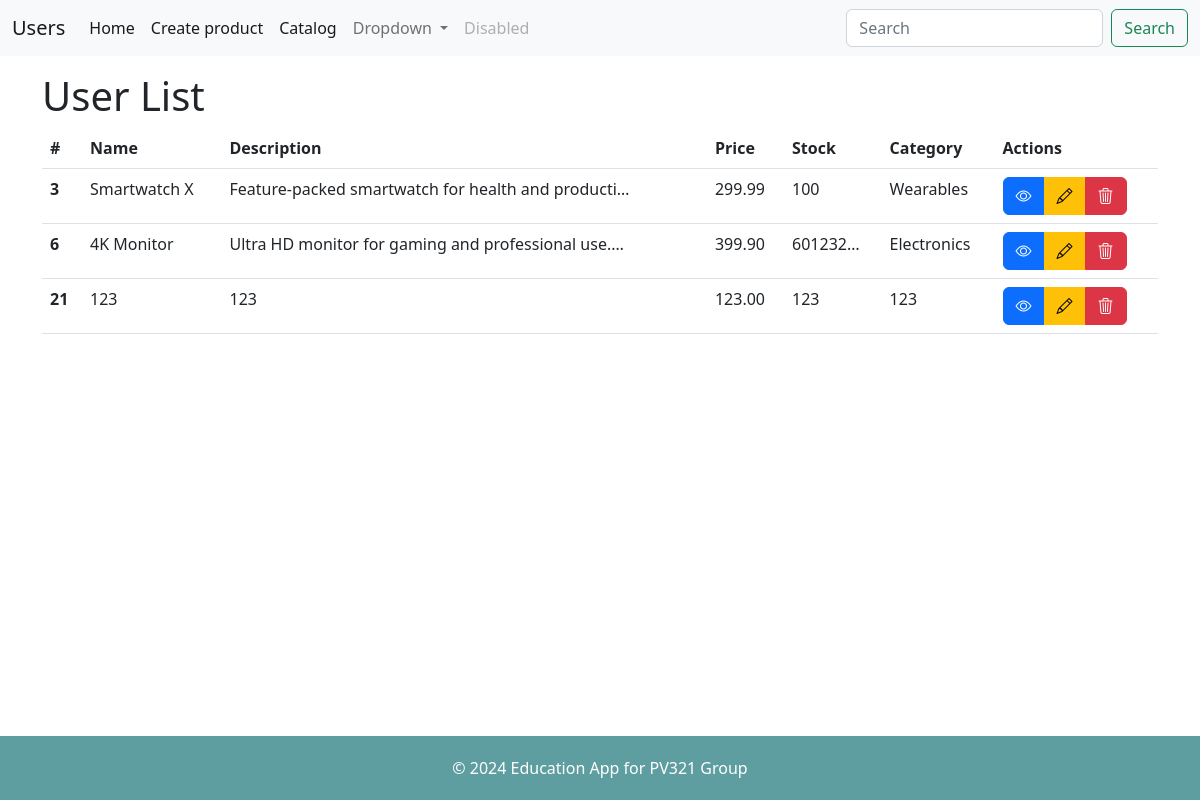
The page /products/home/ on the database as committed earlier.
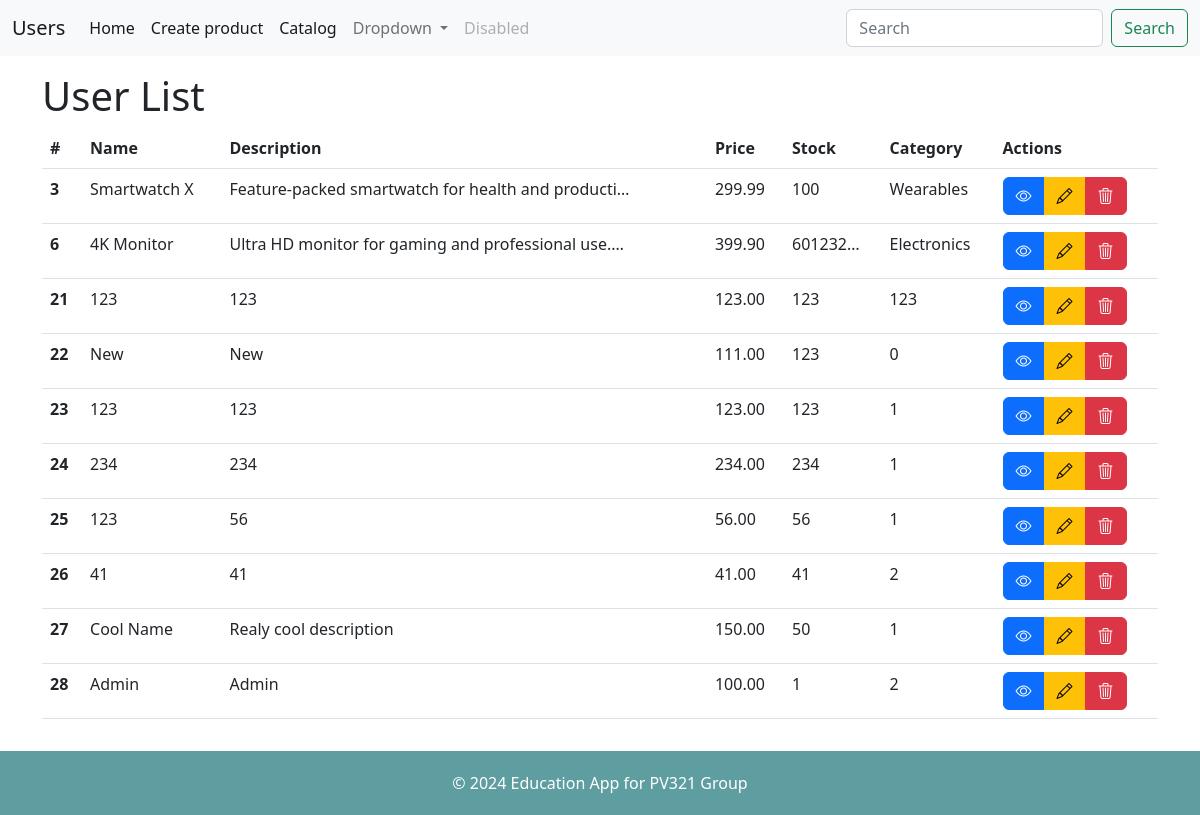
The same page on the database as committed later.
### products/models.py (models this page shows, shortened)
class Product(models.Model):
    CATEGORY_CHOICES = [
        (0, '1stCategory'),
        (1, '2stCategory'),
        (2, '3stCategory'),
    ]
    name = models.CharField(max_length=255)
    description = models.TextField()
    price = models.DecimalField(max_digits=10, decimal_places=2)
    stock = models.PositiveIntegerField()
    category = models.IntegerField(choices=CATEGORY_CHOICES, default=0)
    photo = models.ImageField(blank=True, null=True)

### products/views.py (the view)
# urls.py: 2. Add a URL to urlpatterns:  path('', views.home, name='home')
def home(request):
    products = Product.objects.all()
    return render(request, "index.html", {"products": products})

### products/templates/index.html (shortened to what this page needs)
{% extends "_layout.html" %}
{% block content %}
<h1>User List</h1>
<table class="table">
    <thead>
        <tr>
            <th scope="col">#</th>
            <th scope="col">Name</th>
            <th scope="col">Description</th>
            <th scope="col">Price</th>
            <th scope="col">Stock</th>
            <th scope="col">Category</th>
            <th scope="col">Actions</th>
        </tr>
    </thead>
    <tbody>
        {% for product in products %}
        <tr>
            <th scope="row">{{product.id}}</th>
            <td>{{product.name | truncatechars:15}}</td>
            <td>{{product.description | truncatechars:50}}</td>
            <td>{{product.price| truncatechars:7}}</td>
            <td>{{product.stock| truncatechars:7}}</td>
            <td>{{product.category| truncatechars:15}}</td>
            <td>
                <div class="btn-group" role="group">
                        <a type="button" class="btn btn-primary" href="{% url 'details' product.id %}">
                            <i class="bi bi-eye"></i>
                        </a>
                        <a class="btn btn-warning" href="{% url 'edit' product.id%}">
                            <i class="bi bi-pencil"></i>
                        </a>
                        <a type="button" class="btn btn-danger" href="{% url 'delete' product.id %}">
                            <i class="bi bi-trash3"></i>
                        </a>
                </div>
            </td>
        </tr>
        {% endfor %}
    </tbody>
</table>
{% endblock %}

### products/templates/_layout.html (shortened to what this page needs)
{% load static %}
<!DOCTYPE html>
<html lang="en">
<head>
    <link href="https://cdn.jsdelivr.net/npm/bootstrap@5.2.3/dist/css/bootstrap.min.css" rel="stylesheet"
>
    <link rel="stylesheet" href="https://cdn.jsdelivr.net/npm/bootstrap-icons@1.11.3/font/bootstrap-icons.min.css">
    <link rel="stylesheet" href="{% static 'style.css' %}">
</head>
<body>
    <nav class="navbar navbar-expand-lg bg-light">
        <div class="container-fluid">
            <a class="navbar-brand" href="#">Users</a>
            <div class="collapse navbar-collapse" id="navbarSupportedContent">
                <ul class="navbar-nav me-auto mb-2 mb-lg-0">
                    <li class="nav-item">
                        <a class="nav-link active" href="/products/list">Home</a>
                    </li>
                    <li class="nav-item">
                        <a class="nav-link active" href="/products/create">Create product</a>
                    </li>
                    <li class="nav-item">
                        <a class="nav-link active" href="/products/catalog">Catalog</a>
                    </li>
                    <li class="nav-item dropdown">
                        <a class="nav-link dropdown-toggle" href="#" role="button" data-bs-toggle="dropdown"
                            aria-expanded="false">
                            Dropdown
                        </a>
                    </li>
                    <li class="nav-item">
                        <a class="nav-link disabled">Disabled</a>
                    </li>
                </ul>
                <form class="d-flex" role="search">
                    <input class="form-control me-2" type="search" placeholder="Search" aria-label="Search">
                    <button class="btn btn-outline-success" type="submit">Search</button>
                </form>
            </div>
        </div>
    </nav>
    <div class="container my-3">
        <main>
            {% block content %}{% endblock %}
        </main>
    </div>
    <footer class="text-center" style="background-color: cadetblue;">
        <span>&copy; 2024 Education App for PV321 Group</span>
    </footer>
</body>
</html>

### products/static/style.css (style rules this page uses)
body { display: flex; flex-direction: column; min-height: 100vh; }
body>.container { flex-grow: 1; }
footer { background-color: rgb(60, 60, 60); padding: 20px; color: white; text-align: center; }

Rows that differ between the two databases and show on the page:
added Product: id "22", name "New", description "New", price "111.00", stock "123", category "0"
added Product: id "23", name "123", description "123", price "123.00", stock "123", category "1"
added Product: id "24", name "234", description "234", price "234.00", stock "234", category "1"
added Product: id "25", name "123", description "56", price "56.00", stock "56", category "1"
added Product: id "26", name "41", description "41", price "41.00", stock "41", category "2"
added Product: id "27", name "Cool Name", description "Realy cool description", price "150.00", stock "50", category "1"
added Product: id "28", name "Admin", description "Admin", price "100.00", stock "1", category "2"
